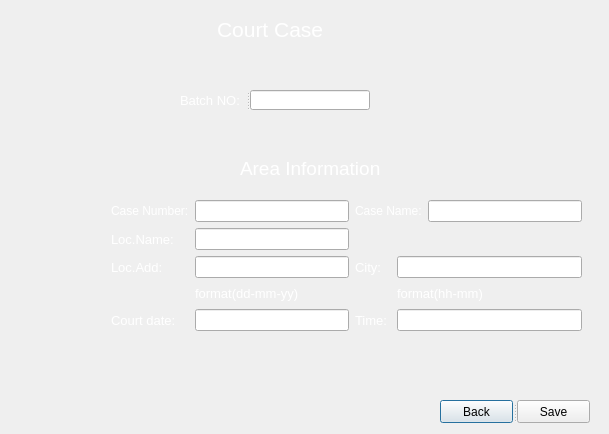
<?xml version="1.0" encoding="UTF-8"?>
<ui version="4.0">
 <class>Court</class>
 <widget class="QDialog" name="Court">
  <property name="geometry">
   <rect>
    <x>0</x>
    <y>0</y>
    <width>609</width>
    <height>434</height>
   </rect>
  </property>
  <property name="windowTitle">
   <string>Dialog</string>
  </property>
  <property name="styleSheet">
   <string notr="true">Court
{
background-image:url(:/new/photos/court/court-e1359386733536.jpg)
}</string>
  </property>
  <widget class="QLabel" name="label_14">
   <property name="geometry">
    <rect>
     <x>240</x>
     <y>160</y>
     <width>181</width>
     <height>16</height>
    </rect>
   </property>
   <property name="palette">
    <palette>
     <active>
      <colorrole role="WindowText">
       <brush brushstyle="SolidPattern">
        <color alpha="255">
         <red>255</red>
         <green>255</green>
         <blue>255</blue>
        </color>
       </brush>
      </colorrole>
     </active>
     <inactive>
      <colorrole role="WindowText">
       <brush brushstyle="SolidPattern">
        <color alpha="255">
         <red>255</red>
         <green>255</green>
         <blue>255</blue>
        </color>
       </brush>
      </colorrole>
     </inactive>
     <disabled>
      <colorrole role="WindowText">
       <brush brushstyle="SolidPattern">
        <color alpha="255">
         <red>127</red>
         <green>127</green>
         <blue>127</blue>
        </color>
       </brush>
      </colorrole>
     </disabled>
    </palette>
   </property>
   <property name="font">
    <font>
     <pointsize>14</pointsize>
    </font>
   </property>
   <property name="text">
    <string>Area Information </string>
   </property>
  </widget>
  <widget class="QLabel" name="label_22">
   <property name="geometry">
    <rect>
     <x>217</x>
     <y>14</y>
     <width>171</width>
     <height>31</height>
    </rect>
   </property>
   <property name="palette">
    <palette>
     <active>
      <colorrole role="WindowText">
       <brush brushstyle="SolidPattern">
        <color alpha="255">
         <red>255</red>
         <green>255</green>
         <blue>255</blue>
        </color>
       </brush>
      </colorrole>
     </active>
     <inactive>
      <colorrole role="WindowText">
       <brush brushstyle="SolidPattern">
        <color alpha="255">
         <red>255</red>
         <green>255</green>
         <blue>255</blue>
        </color>
       </brush>
      </colorrole>
     </inactive>
     <disabled>
      <colorrole role="WindowText">
       <brush brushstyle="SolidPattern">
        <color alpha="255">
         <red>127</red>
         <green>127</green>
         <blue>127</blue>
        </color>
       </brush>
      </colorrole>
     </disabled>
    </palette>
   </property>
   <property name="font">
    <font>
     <pointsize>16</pointsize>
    </font>
   </property>
   <property name="text">
    <string>Court Case</string>
   </property>
  </widget>
  <widget class="QSplitter" name="splitter">
   <property name="geometry">
    <rect>
     <x>440</x>
     <y>400</y>
     <width>150</width>
     <height>23</height>
    </rect>
   </property>
   <property name="orientation">
    <enum>Qt::Horizontal</enum>
   </property>
   <widget class="QPushButton" name="pushButton_2">
    <property name="text">
     <string>Back</string>
    </property>
   </widget>
   <widget class="QPushButton" name="pushButton">
    <property name="text">
     <string>Save</string>
    </property>
   </widget>
  </widget>
  <widget class="QWidget" name="">
   <property name="geometry">
    <rect>
     <x>111</x>
     <y>200</y>
     <width>471</width>
     <height>131</height>
    </rect>
   </property>
   <layout class="QGridLayout" name="gridLayout_2">
    <item row="0" column="0">
     <widget class="QLabel" name="label_5">
      <property name="palette">
       <palette>
        <active>
         <colorrole role="WindowText">
          <brush brushstyle="SolidPattern">
           <color alpha="255">
            <red>255</red>
            <green>255</green>
            <blue>255</blue>
           </color>
          </brush>
         </colorrole>
        </active>
        <inactive>
         <colorrole role="WindowText">
          <brush brushstyle="SolidPattern">
           <color alpha="255">
            <red>255</red>
            <green>255</green>
            <blue>255</blue>
           </color>
          </brush>
         </colorrole>
        </inactive>
        <disabled>
         <colorrole role="WindowText">
          <brush brushstyle="SolidPattern">
           <color alpha="255">
            <red>120</red>
            <green>120</green>
            <blue>120</blue>
           </color>
          </brush>
         </colorrole>
        </disabled>
       </palette>
      </property>
      <property name="text">
       <string>Case Number:</string>
      </property>
     </widget>
    </item>
    <item row="0" column="1">
     <widget class="QLineEdit" name="case_num"/>
    </item>
    <item row="0" column="2" colspan="2">
     <widget class="QLabel" name="label_6">
      <property name="palette">
       <palette>
        <active>
         <colorrole role="WindowText">
          <brush brushstyle="SolidPattern">
           <color alpha="255">
            <red>255</red>
            <green>255</green>
            <blue>255</blue>
           </color>
          </brush>
         </colorrole>
        </active>
        <inactive>
         <colorrole role="WindowText">
          <brush brushstyle="SolidPattern">
           <color alpha="255">
            <red>255</red>
            <green>255</green>
            <blue>255</blue>
           </color>
          </brush>
         </colorrole>
        </inactive>
        <disabled>
         <colorrole role="WindowText">
          <brush brushstyle="SolidPattern">
           <color alpha="255">
            <red>120</red>
            <green>120</green>
            <blue>120</blue>
           </color>
          </brush>
         </colorrole>
        </disabled>
       </palette>
      </property>
      <property name="text">
       <string>Case Name:</string>
      </property>
     </widget>
    </item>
    <item row="0" column="4">
     <widget class="QLineEdit" name="case_name"/>
    </item>
    <item row="1" column="0">
     <widget class="QLabel" name="label_9">
      <property name="palette">
       <palette>
        <active>
         <colorrole role="WindowText">
          <brush brushstyle="SolidPattern">
           <color alpha="255">
            <red>255</red>
            <green>255</green>
            <blue>255</blue>
           </color>
          </brush>
         </colorrole>
        </active>
        <inactive>
         <colorrole role="WindowText">
          <brush brushstyle="SolidPattern">
           <color alpha="255">
            <red>255</red>
            <green>255</green>
            <blue>255</blue>
           </color>
          </brush>
         </colorrole>
        </inactive>
        <disabled>
         <colorrole role="WindowText">
          <brush brushstyle="SolidPattern">
           <color alpha="255">
            <red>120</red>
            <green>120</green>
            <blue>120</blue>
           </color>
          </brush>
         </colorrole>
        </disabled>
       </palette>
      </property>
      <property name="font">
       <font>
        <pointsize>10</pointsize>
       </font>
      </property>
      <property name="text">
       <string>Loc.Name:</string>
      </property>
     </widget>
    </item>
    <item row="1" column="1">
     <widget class="QLineEdit" name="location_name"/>
    </item>
    <item row="2" column="0">
     <widget class="QLabel" name="label_10">
      <property name="palette">
       <palette>
        <active>
         <colorrole role="WindowText">
          <brush brushstyle="SolidPattern">
           <color alpha="255">
            <red>255</red>
            <green>255</green>
            <blue>255</blue>
           </color>
          </brush>
         </colorrole>
        </active>
        <inactive>
         <colorrole role="WindowText">
          <brush brushstyle="SolidPattern">
           <color alpha="255">
            <red>255</red>
            <green>255</green>
            <blue>255</blue>
           </color>
          </brush>
         </colorrole>
        </inactive>
        <disabled>
         <colorrole role="WindowText">
          <brush brushstyle="SolidPattern">
           <color alpha="255">
            <red>120</red>
            <green>120</green>
            <blue>120</blue>
           </color>
          </brush>
         </colorrole>
        </disabled>
       </palette>
      </property>
      <property name="font">
       <font>
        <pointsize>10</pointsize>
       </font>
      </property>
      <property name="text">
       <string>Loc.Add:</string>
      </property>
     </widget>
    </item>
    <item row="2" column="1">
     <widget class="QLineEdit" name="location_add"/>
    </item>
    <item row="2" column="2">
     <widget class="QLabel" name="label_11">
      <property name="palette">
       <palette>
        <active>
         <colorrole role="WindowText">
          <brush brushstyle="SolidPattern">
           <color alpha="255">
            <red>255</red>
            <green>255</green>
            <blue>255</blue>
           </color>
          </brush>
         </colorrole>
        </active>
        <inactive>
         <colorrole role="WindowText">
          <brush brushstyle="SolidPattern">
           <color alpha="255">
            <red>255</red>
            <green>255</green>
            <blue>255</blue>
           </color>
          </brush>
         </colorrole>
        </inactive>
        <disabled>
         <colorrole role="WindowText">
          <brush brushstyle="SolidPattern">
           <color alpha="255">
            <red>120</red>
            <green>120</green>
            <blue>120</blue>
           </color>
          </brush>
         </colorrole>
        </disabled>
       </palette>
      </property>
      <property name="font">
       <font>
        <pointsize>10</pointsize>
       </font>
      </property>
      <property name="text">
       <string>City:</string>
      </property>
     </widget>
    </item>
    <item row="2" column="3" colspan="2">
     <widget class="QLineEdit" name="city"/>
    </item>
    <item row="3" column="1">
     <widget class="QLabel" name="label_3">
      <property name="palette">
       <palette>
        <active>
         <colorrole role="WindowText">
          <brush brushstyle="SolidPattern">
           <color alpha="255">
            <red>255</red>
            <green>255</green>
            <blue>255</blue>
           </color>
          </brush>
         </colorrole>
        </active>
        <inactive>
         <colorrole role="WindowText">
          <brush brushstyle="SolidPattern">
           <color alpha="255">
            <red>255</red>
            <green>255</green>
            <blue>255</blue>
           </color>
          </brush>
         </colorrole>
        </inactive>
        <disabled>
         <colorrole role="WindowText">
          <brush brushstyle="SolidPattern">
           <color alpha="255">
            <red>120</red>
            <green>120</green>
            <blue>120</blue>
           </color>
          </brush>
         </colorrole>
        </disabled>
       </palette>
      </property>
      <property name="font">
       <font>
        <pointsize>10</pointsize>
       </font>
      </property>
      <property name="text">
       <string>format(dd-mm-yy)</string>
      </property>
     </widget>
    </item>
    <item row="3" column="3" colspan="2">
     <widget class="QLabel" name="label_4">
      <property name="palette">
       <palette>
        <active>
         <colorrole role="WindowText">
          <brush brushstyle="SolidPattern">
           <color alpha="255">
            <red>255</red>
            <green>255</green>
            <blue>255</blue>
           </color>
          </brush>
         </colorrole>
        </active>
        <inactive>
         <colorrole role="WindowText">
          <brush brushstyle="SolidPattern">
           <color alpha="255">
            <red>255</red>
            <green>255</green>
            <blue>255</blue>
           </color>
          </brush>
         </colorrole>
        </inactive>
        <disabled>
         <colorrole role="WindowText">
          <brush brushstyle="SolidPattern">
           <color alpha="255">
            <red>120</red>
            <green>120</green>
            <blue>120</blue>
           </color>
          </brush>
         </colorrole>
        </disabled>
       </palette>
      </property>
      <property name="font">
       <font>
        <pointsize>10</pointsize>
       </font>
      </property>
      <property name="text">
       <string>format(hh-mm)</string>
      </property>
     </widget>
    </item>
    <item row="4" column="0">
     <widget class="QLabel" name="label_12">
      <property name="palette">
       <palette>
        <active>
         <colorrole role="WindowText">
          <brush brushstyle="SolidPattern">
           <color alpha="255">
            <red>255</red>
            <green>255</green>
            <blue>255</blue>
           </color>
          </brush>
         </colorrole>
        </active>
        <inactive>
         <colorrole role="WindowText">
          <brush brushstyle="SolidPattern">
           <color alpha="255">
            <red>255</red>
            <green>255</green>
            <blue>255</blue>
           </color>
          </brush>
         </colorrole>
        </inactive>
        <disabled>
         <colorrole role="WindowText">
          <brush brushstyle="SolidPattern">
           <color alpha="255">
            <red>120</red>
            <green>120</green>
            <blue>120</blue>
           </color>
          </brush>
         </colorrole>
        </disabled>
       </palette>
      </property>
      <property name="font">
       <font>
        <pointsize>10</pointsize>
       </font>
      </property>
      <property name="text">
       <string>Court date:</string>
      </property>
     </widget>
    </item>
    <item row="4" column="1">
     <widget class="QLineEdit" name="date"/>
    </item>
    <item row="4" column="2">
     <widget class="QLabel" name="label_13">
      <property name="palette">
       <palette>
        <active>
         <colorrole role="WindowText">
          <brush brushstyle="SolidPattern">
           <color alpha="255">
            <red>255</red>
            <green>255</green>
            <blue>255</blue>
           </color>
          </brush>
         </colorrole>
        </active>
        <inactive>
         <colorrole role="WindowText">
          <brush brushstyle="SolidPattern">
           <color alpha="255">
            <red>255</red>
            <green>255</green>
            <blue>255</blue>
           </color>
          </brush>
         </colorrole>
        </inactive>
        <disabled>
         <colorrole role="WindowText">
          <brush brushstyle="SolidPattern">
           <color alpha="255">
            <red>120</red>
            <green>120</green>
            <blue>120</blue>
           </color>
          </brush>
         </colorrole>
        </disabled>
       </palette>
      </property>
      <property name="font">
       <font>
        <pointsize>10</pointsize>
       </font>
      </property>
      <property name="text">
       <string>Time: </string>
      </property>
     </widget>
    </item>
    <item row="4" column="3" colspan="2">
     <widget class="QLineEdit" name="time"/>
    </item>
   </layout>
  </widget>
  <widget class="QSplitter" name="splitter_2">
   <property name="geometry">
    <rect>
     <x>180</x>
     <y>90</y>
     <width>190</width>
     <height>20</height>
    </rect>
   </property>
   <property name="orientation">
    <enum>Qt::Horizontal</enum>
   </property>
   <widget class="QLabel" name="label">
    <property name="palette">
     <palette>
      <active>
       <colorrole role="WindowText">
        <brush brushstyle="SolidPattern">
         <color alpha="255">
          <red>255</red>
          <green>255</green>
          <blue>255</blue>
         </color>
        </brush>
       </colorrole>
      </active>
      <inactive>
       <colorrole role="WindowText">
        <brush brushstyle="SolidPattern">
         <color alpha="255">
          <red>255</red>
          <green>255</green>
          <blue>255</blue>
         </color>
        </brush>
       </colorrole>
      </inactive>
      <disabled>
       <colorrole role="WindowText">
        <brush brushstyle="SolidPattern">
         <color alpha="255">
          <red>120</red>
          <green>120</green>
          <blue>120</blue>
         </color>
        </brush>
       </colorrole>
      </disabled>
     </palette>
    </property>
    <property name="font">
     <font>
      <pointsize>10</pointsize>
     </font>
    </property>
    <property name="text">
     <string>Batch NO:</string>
    </property>
   </widget>
   <widget class="QLineEdit" name="batch_no"/>
  </widget>
 </widget>
 <resources/>
 <connections/>
</ui>
